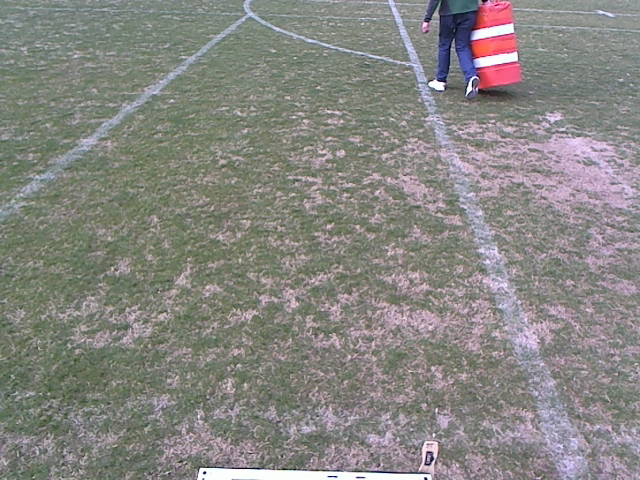
%> input picture Images/Test Images/Lines/img11814.png, 640 x 480 px
$ octave lines.m   (GNU Octave 9; MATLAB toolbox functions it lacks are replaced by stand-ins)
%> lines starting %> are read from the running program, lines starting %| are printed output that depends on the picture; in (x1, y1, x2, y2) boxes, pixels count from 0 and x2, y2 are one past the last pixel; in counts of white or black regions, pixels touching at a corner belong together; the program's own positions count from 1
### Code/MatLab/filterGrass.m
function mask = filterGrass(rgbImg)
    rgbImg = double(rgbImg);
    [height,width,~] = size(rgbImg);

    img = reshape(rgbImg,height*width,3,1);

    load('grassNet')
    mask = svmfwd(net,img);

    mask = reshape(mask,height,width,1);
end

### Code/MatLab/SVMClassifier/consist.m
function errstring = consist(model, type, inputs, outputs)
%CONSIST Check that arguments are consistent.
%
%	Description
%
%	ERRSTRING = CONSIST(NET, TYPE, INPUTS) takes a network data structure
%	NET together with a string TYPE containing the correct network type,
%	a matrix INPUTS of input vectors and checks that the data structure
%	is consistent with the other arguments.  An empty string is returned
%	if there is no error, otherwise the string contains the relevant
%	error message.  If the TYPE string is empty, then any type of network
%	is allowed.
%
%	ERRSTRING = CONSIST(NET, TYPE) takes a network data structure NET
%	together with a string TYPE containing the correct  network type, and
%	checks that the two types match.
%
%	ERRSTRING = CONSIST(NET, TYPE, INPUTS, OUTPUTS) also checks that the
%	network has the correct number of outputs, and that the number of
%	patterns in the INPUTS and OUTPUTS is the same.  The fields in NET
%	that are used are
%	  type
%	  nin
%	  nout
%
%	See also
%	MLPFWD
%

%	Copyright (c) Ian T Nabney (1996-9)

% Assume that all is OK as default
errstring = '';

% If type string is not empty
if ~isempty(type)
  % First check that model has type field
  if ~isfield(model, 'type')
    errstring = 'Data structure does not contain type field';
    return
  end
  % Check that model has the correct type
  s = model.type;
  if ~strcmp(s, type)
    errstring = ['Model type ''', s, ''' does not match expected type ''',...
	type, ''''];
    return
  end
end

% If inputs are present, check that they have correct dimension
if nargin > 2
  if ~isfield(model, 'nin')
    errstring = 'Data structure does not contain nin field';
    return
  end

  data_nin = size(inputs, 2);
  if model.nin ~= data_nin
    errstring = ['Dimension of inputs ', num2str(data_nin), ...
	' does not match number of model inputs ', num2str(model.nin)];
    return
  end
end

% If outputs are present, check that they have correct dimension
if nargin > 3
  if ~isfield(model, 'nout')
    errstring = 'Data structure does not conatin nout field';
    return
  end
  data_nout = size(outputs, 2);
  if model.nout ~= data_nout
    errstring = ['Dimension of outputs ', num2str(data_nout), ...
	' does not match number of model outputs ', num2str(model.nout)];
    return
  end

% Also check that number of data points in inputs and outputs is the same
  num_in = size(inputs, 1);
  num_out = size(outputs, 1);
  if num_in ~= num_out
    errstring = ['Number of input patterns ', num2str(num_in), ...
	' does not match number of output patterns ', num2str(num_out)];
    return
  end
end

### Code/MatLab/SVMClassifier/svmfwd.m
function [Y, Y1] = svmfwd(net, X)
% SVMFWD - Forward propagation through Support Vector Machine classifier
%
%   Y = SVMFWD(NET, X)
%   For a data structure NET, the matrix of vectors X is input into the
%   Support Vector Machine described by NET and the matrix of outputs Y
%   is computed. NET must have non-empty fields NET.sv, NET.svcoeff and
%   NET.bias, these fields are set during training by SVMTRAIN.
%   X must contain one input vector per row. Y is a column vector with
%   one entry for each input vector in X. Y(i) is the SVM output for
%   input vector X(i,:), it is
%     +1, if X(i,:) is classified as belonging to class 1
%     -1, if X(i,:) is classified as belonging to class -1
%   [Y, Y1] = SVMFWD(NET, X) also gives the column vector Y1 containing
%   the SVM output before computing the sign. Y1(i) is equivalent to the
%   distance of point X(i,:) from the separating hyperplane.
%
%   See also
%   SVM, SVMTRAIN, SVMKERNEL
%

%
% Copyright (c) Anton Schwaighofer (2001)
% $Revision: 1.2 $ $Date: 2002/01/07 19:53:06 $
% mailto:anton.schwaighofer@gmx.net
%
% This program is released unter the GNU General Public License.
%

% Check arguments for consistency
errstring = consist(net, 'svm', X);
if ~isempty(errstring);
  error(errstring);
end
[N d] = size(X);
if strcmp(net.kernel, 'linear'),
  if ~isfield(net, 'normalw') | ~all(size(net.normalw)==[1 d]),
    error('Structure NET does not contain a valid field ''normalw''');
  end
else
  if ~isfield(net, 'sv') | ((size(net.sv, 2)~=d) & ~isempty(net.sv)),
    error('Structure NET does not contain a valid field ''sv''');
  end
  nbSV = size(net.sv, 1);
  if nbSV~=size(net.svcoeff, 1),
    error('Structure NET does not contain a valid field ''svcoeff''');
  end
  if ~isfield(net, 'bias') | ~all(size(net.bias)==[1 1]),
    error('Structure NET does not contain a valid field ''bias''');
  end
end

if strcmp(net.kernel, 'linear'),
  Y1 = X*(net.normalw');
else
  chsize = net.chunksize;
  Y1 = zeros(N, 1);
  chunks1 = ceil(N/chsize);
  chunks2 = ceil(nbSV/chsize);
  for ch1 = 1:chunks1,
    ind1 = (1+(ch1-1)*chsize):min(N, ch1*chsize);
    for ch2 = 1:chunks2,
      ind2 = (1+(ch2-1)*chsize):min(nbSV, ch2*chsize);
      K12 = svmkernel(net, X(ind1, :), net.sv(ind2, :));
      Y1(ind1) = Y1(ind1)+K12*net.svcoeff(ind2);
    end
  end
end
Y1 = Y1+net.bias;
Y = sign(Y1);
Y(Y==0) = 1;

### Code/MatLab/detect_white_lines.m
function [bin_line_img] = detect_white_lines(img, vertical_line_width, horizontal_line_width)
    % Detects white lane lines in captured images
    % Returns a binary matrix marking pixels detected as lane markings
    grass = imresize(filterGrass(imresize(img, .5)), 2) > 0;
    hsv_img = rgb2hsv(img);
    brightness = hsv_img(:, :, 3); % BRIGHTNESS IS VALUE BAND OF HSV IMAGE

    % USING RELATIVE BRIGHTNESS ALGORITHM TO DETECT WHITE LINES

    whole_filter = zeros(2 * horizontal_line_width  +1, 2 * vertical_line_width + 1);
    whole_filter(horizontal_line_width + 1, vertical_line_width + 1) = 4;
    whole_filter(1, vertical_line_width + 1) = -1;
    whole_filter(2 * horizontal_line_width + 1, vertical_line_width + 1) = -1;
    whole_filter(horizontal_line_width + 1, 1) = -1;
    whole_filter(horizontal_line_width + 1, 2 * vertical_line_width + 1) = -1;

    bin_img = filter2(whole_filter, brightness);
    bin_img = ((bin_img > 0) .* ~grass) | (brightness > 0.9);

    % IDENTIFY LINES USING HOUGH TRANSFORM
    [H, T, R] = hough(bin_img);
    P  = houghpeaks(H, 5, 'threshold', ceil(0.3 * max(H(:))));
    lines = houghlines(bin_img, T, R, P, 'FillGap', 25, 'MinLength', 25);

    % MARK LINE PIXELS IN BINARY IMAGE
    line_width = 15;
    bin_line_img = zeros(size(img));
    for k = 1:length(lines)
       xy = [lines(k).point1; lines(k).point2];
       slope = (1 / ((xy(2, 2) - xy(1, 2)) / (xy(2, 1) - xy(1, 1))));
       yStart = xy(1, :);
       yEnd = xy(2, :);
       bin_line_img(yStart(2), yStart(1)) = 1;
       bin_line_img(yEnd(2), yEnd(1)) = 1;
       if abs(slope) < 2 % PLOTTING MORE VERTICAL LINES
           if yStart(2) > yEnd(2)
               yEnd = xy(1, :);
               yStart = xy(2, :);
           end
           for y = yStart(2)+1:yEnd(2)-1
               lineCenter = yStart(1) + int32(slope * (y - yStart(2) - 1));
               cols = max(1, lineCenter - (line_width / 2)):min(size(bin_img, 2), lineCenter + (line_width/2));
               bin_line_img(y, cols, :) = 255;
           end
       else % PLOTTING FLATTER LINES
           if yStart(1) > yEnd(1)
               yEnd = xy(1, :);
               yStart = xy(2, :);
           end
           for x = yStart(1) + 1:yEnd(1) - 1
               lineCenter = yStart(2) + int32(1 / slope * (x - yStart(1) - 1));
               rows = max(1, lineCenter - (line_width / 2)):min(size(bin_img, 2), lineCenter + (line_width / 2));
               bin_line_img(rows, x, :) = 255;
           end
       end
    end
end

### Code/MatLab/lines.m
clear all;
clc;

% [28 lines of commented-out code are left out]
img = imread('img11814.png');
%> img is the input picture: size 480x640x3 uint8; mean R, G, B 134.9, 133.7, 129.8
% [11 lines of commented-out code are left out]
height = size(img, 1);
%> height = 480
start = 1;%height/3;
finish = height - 30;
%> finish = 450
if mod(finish - start + 1, 2) == 1
    start = start + 1;
end
img = img(start:finish,:,:);
%> img: size 450x640x3 uint8

white_lines = detect_white_lines(img, 10, 30);
%> in filterGrass, `rgbImg = double(rgbImg);`:
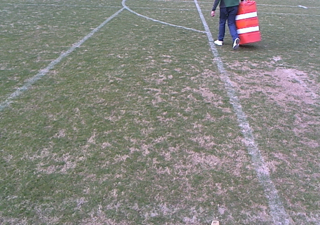
%> rgbImg: size 225x320x3 double; mean R, G, B 134.2, 133.2, 128.8
%> in svmfwd, `errstring = consist(net, 'svm', X);`: errstring = ''
%> in filterGrass, `mask = reshape(mask,height,width,1);`:
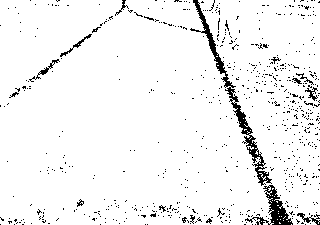
%> mask: size 225x320 double; values -1 (black) and 1 (white), 94.8% white; black in thin lines or dots
%> in detect_white_lines, `grass = imresize(filterGrass(imresize(img, .5)), 2) > 0;`: grass: size 450x640 logical; 94.8% white; 666 black regions (588 under 20 px), largest, box (x1, y1, x2, y2) and area: (380, 0, 544, 372) 4772, (490, 370, 586, 450) 2272, (58, 118, 120, 164) 404
%> in detect_white_lines, `hsv_img = rgb2hsv(img);`: hsv_img: size 450x640x3 double; mean H, S, V 0.387, 0.102, 0.546
%> in detect_white_lines, `brightness = hsv_img(:, :, 3);`:
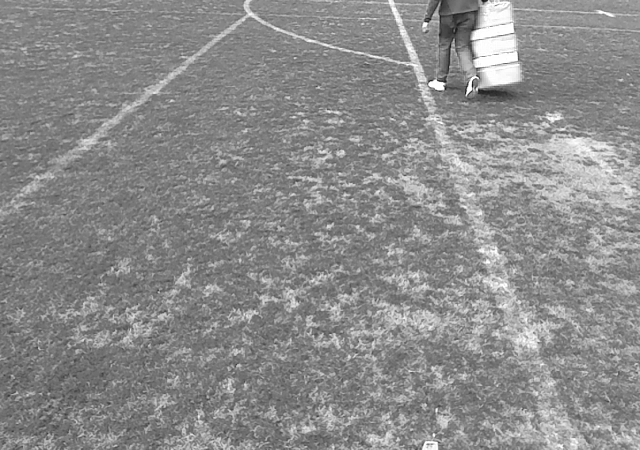
%> brightness: size 450x640 double; min 0.0784, max 1, mean 0.546
%> in detect_white_lines, `bin_img = filter2(whole_filter, brightness);`:
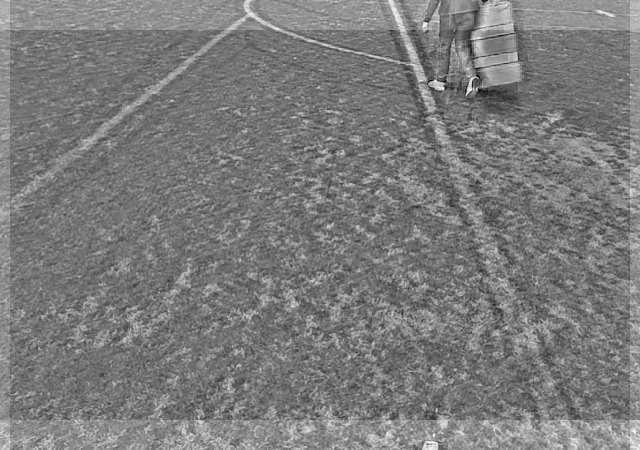
%> bin_img: size 450x640 double; min -2.31, max 2.63, mean 0.0915; drawn with min black and max white
%> in detect_white_lines, `bin_img = ((bin_img > 0) .* ~grass) | (brightness > 0.9);`:
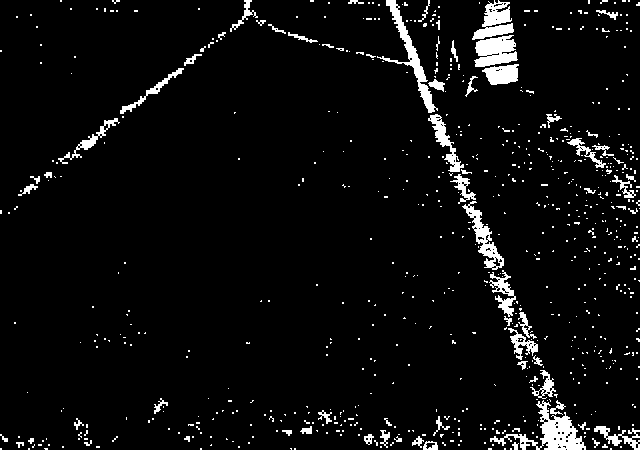
%> bin_img: size 450x640 logical; 5.2% white; 716 white regions (646 under 20 px), largest, box (x1, y1, x2, y2) and area: (490, 400, 586, 450) 1468, (377, 0, 438, 113) 1091, (474, 35, 518, 67) 987
%> in detect_white_lines, `[H, T, R] = hough(bin_img);`:
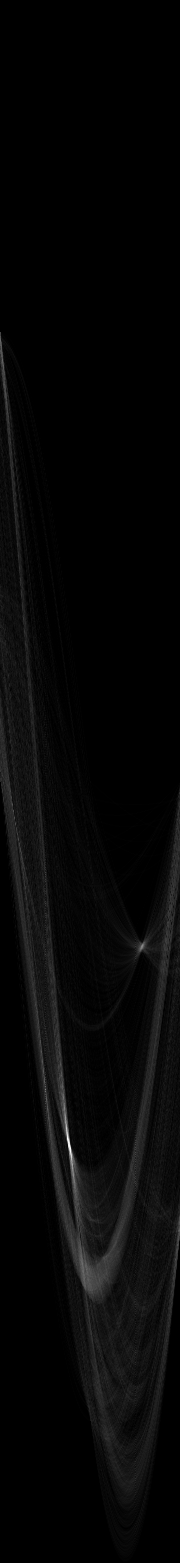
%> H: size 1563x180 double; min 0, max 360, mean 9.5; drawn with min black and max white
%> in detect_white_lines, `[H, T, R] = hough(bin_img);`: T = 180 values from -90 to 89; R = 1563 values from -781 to 781
%> in detect_white_lines, `P  = houghpeaks(H, 5, 'threshold', ceil(0.3 * max(H(:))));`: P = [1139 68; 1149 71; 1166 73; 1118 66; 946 143]
%> in detect_white_lines, `lines = houghlines(bin_img, T, R, P, 'FillGap', 25, 'MinLength', 25);`: lines = 6 lines; point1 to point2 (x, y): (389, 1) to (579, 450), (392, 1) to (555, 450), (436, 138) to (581, 450), (254, 11) to (19, 195), (444, 123) to (531, 388), (539, 413) to (551, 450)
%> the loop in detect_white_lines, `for k = 1:length(lines)` made 6 passes
%> slope on passes 1 to 6: 0.423, 0.363, 0.328, 0.324, 0.465, -1.28
%> after the loop in detect_white_lines, `for k = 1:length(lines)`:
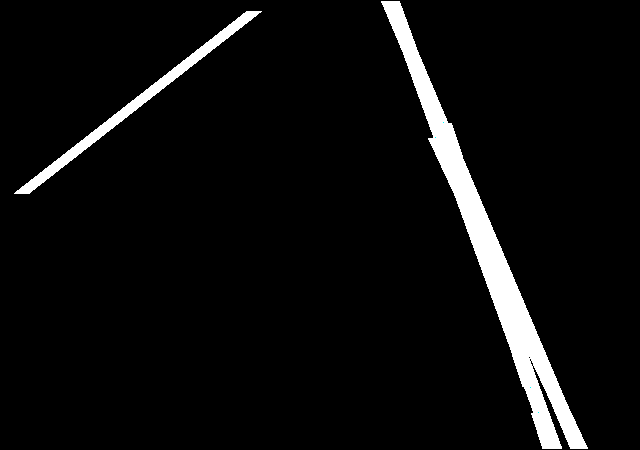
%> bin_line_img: size 450x640x3 double; mean R, G, B 13.2, 13.2, 13.2
%> after the loop in detect_white_lines, `for k = 1:length(lines)`: cols = [15 16 17 18 19 20 21 22 23 24 25 26 27 28 29 30]; lineCenter = 22

figure(1);
imshow(img);

figure(2);
imshow(white_lines);

imshow(white_lines);
